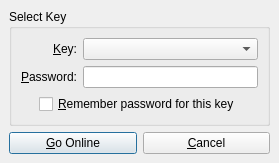
<ui version="4.0" >
 <author></author>
 <comment></comment>
 <exportmacro></exportmacro>
 <class>GoOnlineDialog</class>
 <widget class="QDialog" name="GoOnlineDialog" >
  <property name="geometry" >
   <rect>
    <x>0</x>
    <y>0</y>
    <width>279</width>
    <height>155</height>
   </rect>
  </property>
  <property name="windowTitle" >
   <string>Go Online...</string>
  </property>
  <property name="windowIcon" >
   <iconset resource="images.qrc" >:/images/connect32.png</iconset>
  </property>
  <layout class="QVBoxLayout" >
   <property name="margin" >
    <number>9</number>
   </property>
   <property name="spacing" >
    <number>6</number>
   </property>
   <item>
    <widget class="QGroupBox" name="groupBox" >
     <property name="title" >
      <string>Select Key</string>
     </property>
     <layout class="QVBoxLayout" >
      <property name="margin" >
       <number>9</number>
      </property>
      <property name="spacing" >
       <number>6</number>
      </property>
      <item>
       <layout class="QGridLayout" >
        <property name="margin" >
         <number>0</number>
        </property>
        <property name="spacing" >
         <number>6</number>
        </property>
        <item row="1" column="1" >
         <widget class="QLineEdit" name="password" >
          <property name="echoMode" >
           <enum>QLineEdit::Password</enum>
          </property>
         </widget>
        </item>
        <item row="1" column="0" >
         <widget class="QLabel" name="label_2" >
          <property name="text" >
           <string>&amp;Password:</string>
          </property>
          <property name="alignment" >
           <set>Qt::AlignRight|Qt::AlignTrailing|Qt::AlignVCenter</set>
          </property>
          <property name="buddy" >
           <cstring>password</cstring>
          </property>
         </widget>
        </item>
        <item row="0" column="0" >
         <widget class="QLabel" name="label" >
          <property name="text" >
           <string>&amp;Key:</string>
          </property>
          <property name="alignment" >
           <set>Qt::AlignRight|Qt::AlignTrailing|Qt::AlignVCenter</set>
          </property>
          <property name="buddy" >
           <cstring>keys</cstring>
          </property>
         </widget>
        </item>
        <item row="0" column="1" >
         <widget class="QComboBox" name="keys" />
        </item>
       </layout>
      </item>
      <item>
       <layout class="QHBoxLayout" >
        <property name="margin" >
         <number>0</number>
        </property>
        <property name="spacing" >
         <number>6</number>
        </property>
        <item>
         <spacer>
          <property name="orientation" >
           <enum>Qt::Horizontal</enum>
          </property>
          <property name="sizeHint" >
           <size>
            <width>40</width>
            <height>20</height>
           </size>
          </property>
         </spacer>
        </item>
        <item>
         <widget class="QCheckBox" name="rememberKey" >
          <property name="text" >
           <string>&amp;Remember password for this key</string>
          </property>
         </widget>
        </item>
        <item>
         <spacer>
          <property name="orientation" >
           <enum>Qt::Horizontal</enum>
          </property>
          <property name="sizeHint" >
           <size>
            <width>40</width>
            <height>20</height>
           </size>
          </property>
         </spacer>
        </item>
       </layout>
      </item>
     </layout>
    </widget>
   </item>
   <item>
    <layout class="QHBoxLayout" >
     <property name="margin" >
      <number>0</number>
     </property>
     <property name="spacing" >
      <number>6</number>
     </property>
     <item>
      <widget class="QPushButton" name="goOnlineButton" >
       <property name="text" >
        <string>&amp;Go Online</string>
       </property>
       <property name="default" >
        <bool>true</bool>
       </property>
      </widget>
     </item>
     <item>
      <widget class="QPushButton" name="cancelButton" >
       <property name="text" >
        <string>&amp;Cancel</string>
       </property>
      </widget>
     </item>
    </layout>
   </item>
  </layout>
 </widget>
 <pixmapfunction></pixmapfunction>
 <tabstops>
  <tabstop>keys</tabstop>
  <tabstop>password</tabstop>
  <tabstop>rememberKey</tabstop>
  <tabstop>goOnlineButton</tabstop>
  <tabstop>cancelButton</tabstop>
 </tabstops>
 <resources>
  <include location="images.qrc" />
 </resources>
 <connections/>
</ui>
